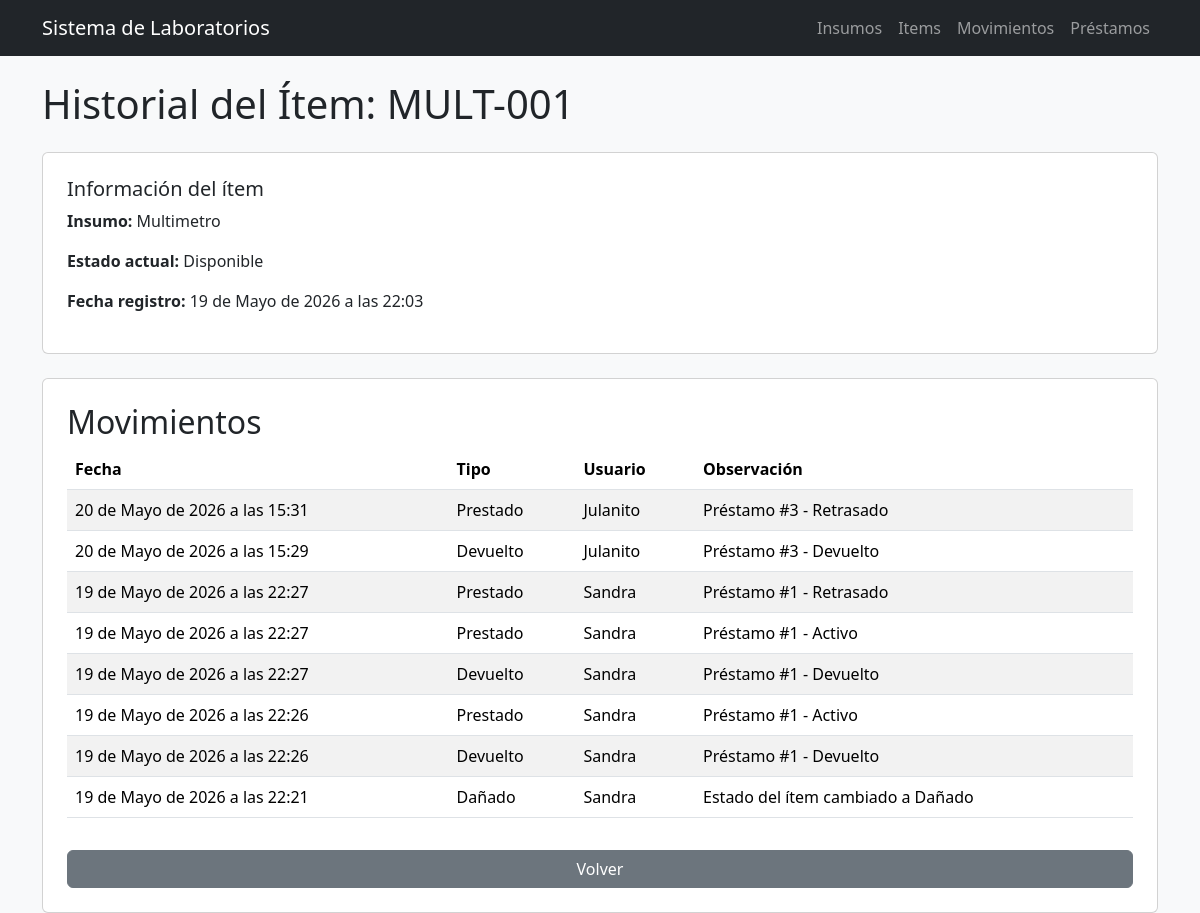
/inventario/items/3/historial/ (signed in), run on an earlier commit of the app's database.
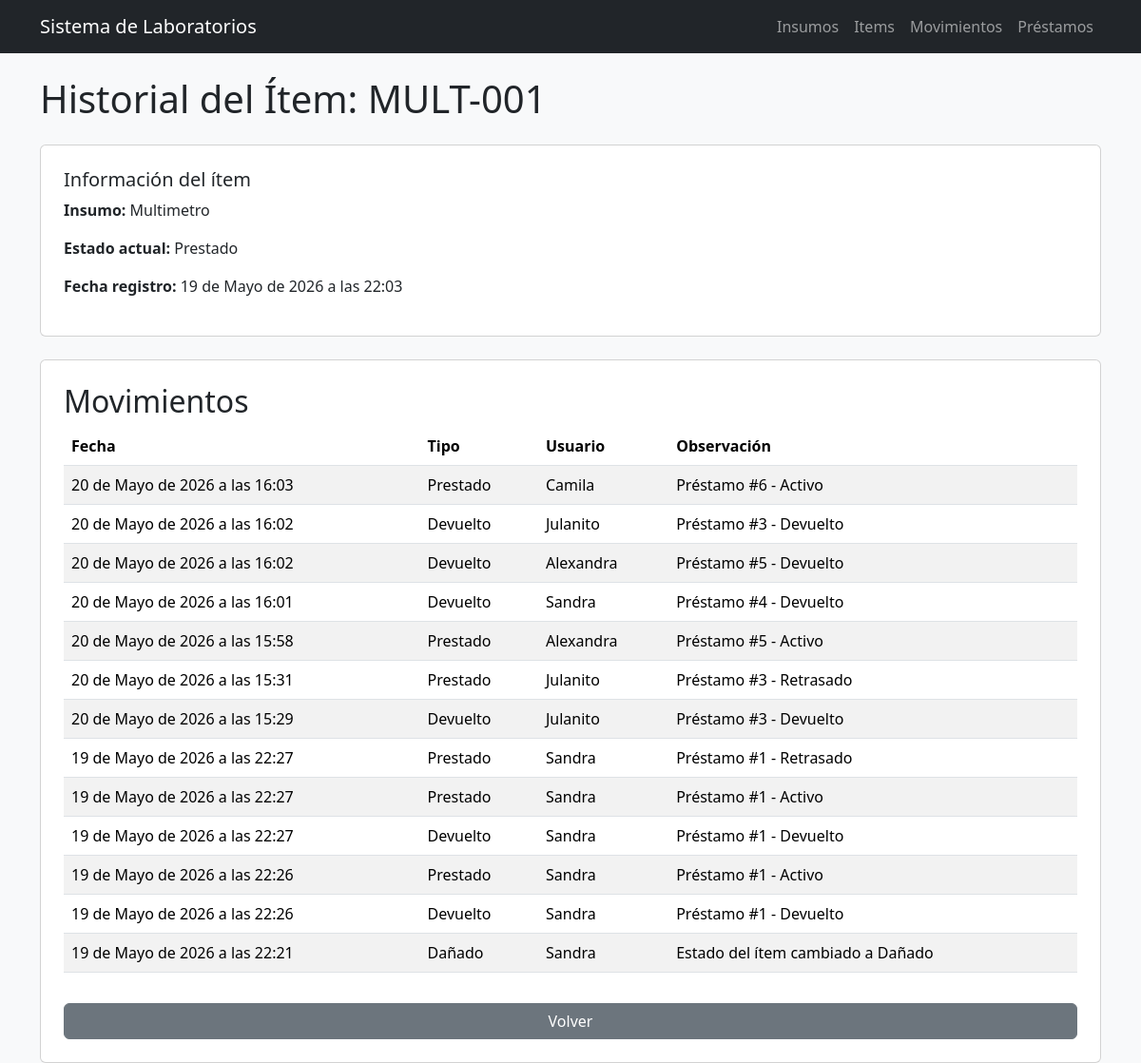
And on a later commit of the database.
### inventario/models.py (models this page shows, shortened)
class ItemInventario(models.Model):
    codigo = models.CharField(max_length=50, unique=True)
    insumo = models.ForeignKey(
        Insumo,
        on_delete=models.CASCADE,
        related_name='items'  # Agrega esto
    )
    estado = models.ForeignKey(
        EstadoItem,
        on_delete=models.CASCADE
    )
    fecha_registro = models.DateTimeField(auto_now_add=True)
    updated_by = models.ForeignKey(
        'users.Usuario',
        on_delete=models.CASCADE,
        null=True,
        blank=True
    )

class EstadoItem(models.Model):
    nombre = models.CharField(max_length=50)

class MovimientoInventario(models.Model):
    item_inventario = models.ForeignKey(
        ItemInventario,
        on_delete=models.CASCADE
    )
    usuario = models.ForeignKey(
        'users.Usuario',
        on_delete=models.CASCADE
    )
    tipo_movimiento = models.ForeignKey(
    TipoMovimiento,
    on_delete=models.CASCADE
)
    fecha = models.DateTimeField(auto_now_add=True)
    observacion = models.TextField(blank=True)

class TipoMovimiento(models.Model):
    nombre = models.CharField(max_length=50)

class Insumo(models.Model):
    nombre = models.CharField(
        max_length=100,
        unique=True
    )
    descripcion = models.TextField(
        blank=False
    )
    marca = models.CharField(
        max_length=100,
        blank=True
    )
    stock_minimo = models.IntegerField(default=0)

### users/models.py (models this page shows)
class Usuario(models.Model):
    nombre = models.CharField(max_length=100)
    correo = models.EmailField(unique=True)
    codigo = models.CharField(max_length=50, unique=True)
    programa = models.CharField(max_length=100)
    rol = models.ForeignKey(
        Rol,
        on_delete=models.CASCADE
    )
    estado = models.BooleanField(default=True)
    def __str__(self):
        return self.nombre

### inventario/views.py (the view)
# urls.py: path('items/<int:id>/historial/', historial_item),
@login_required
def historial_item(request, id):
    item = ItemInventario.objects.get(id=id)
    movimientos = MovimientoInventario.objects.filter(
        item_inventario=item
    ).order_by('-fecha')
    return render(
        request,
        'inventario/historial_item.html',
        {
            'item': item,
            'movimientos': movimientos
        }
    )

### inventario/templates/inventario/historial_item.html
{% extends 'inventario/base.html' %}
{% block contenido %}
<h1 class="mb-4">
    Historial del Ítem: {{ item.codigo }}
</h1>
<div class="card p-4 mb-4">
    <h5>Información del ítem</h5>
    <p><strong>Insumo:</strong> {{ item.insumo.nombre }}</p>
    <p><strong>Estado actual:</strong> {{ item.estado.nombre }}</p>
    <p><strong>Fecha registro:</strong> {{ item.fecha_registro }}</p>
</div>
<div class="card p-4">
    <h2>Movimientos</h2>
    {% if movimientos %}
    <table class="table table-striped">
        <thead>
            <tr>
                <th>Fecha</th>
                <th>Tipo</th>
                <th>Usuario</th>
                <th>Observación</th>
            </tr>
        </thead>
        <tbody>
            {% for movimiento in movimientos %}
            <tr>
                <td>{{ movimiento.fecha }}</td>
                <td>{{ movimiento.tipo_movimiento.nombre }}</td>
                <td>{{ movimiento.usuario }}</td>
                <td>{{ movimiento.observacion }}</td>
            </tr>
            {% endfor %}
        </tbody>
    </table>
    {% else %}
    <p class="text-muted">Este ítem no tiene movimientos registrados.</p>
    {% endif %}
    <a href="/inventario/items/" class="btn btn-secondary mt-3">
        Volver
    </a>
</div>
{% endblock %}

What changed in the data, as far as the page shows it:
changed ItemInventario "MULT-001": estado.nombre "Disponible" → "Prestado"
added MovimientoInventario: fecha "20 de Mayo de 2026 a las 16:03", tipo_movimiento.nombre "Prestado", usuario "Camila", observacion "Préstamo #6 - Activo"
added MovimientoInventario: fecha "20 de Mayo de 2026 a las 16:02", tipo_movimiento.nombre "Devuelto", usuario "Julanito", observacion "Préstamo #3 - Devuelto"
added MovimientoInventario: fecha "20 de Mayo de 2026 a las 16:02", tipo_movimiento.nombre "Devuelto", usuario "Alexandra", observacion "Préstamo #5 - Devuelto"
added MovimientoInventario: fecha "20 de Mayo de 2026 a las 16:01", tipo_movimiento.nombre "Devuelto", usuario "Sandra", observacion "Préstamo #4 - Devuelto"
added MovimientoInventario: fecha "20 de Mayo de 2026 a las 15:58", tipo_movimiento.nombre "Prestado", usuario "Alexandra", observacion "Préstamo #5 - Activo"
